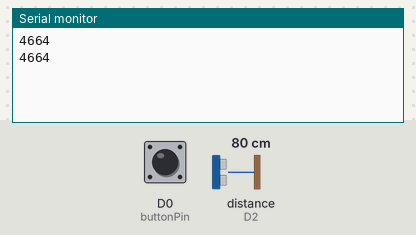
Bench run of a sketch on a simulated Particle Photon. On the bench: the last lines printed to the serial monitor. Wiring (inferred from the names in the program): ultrasonic range finder: trigger D1; echo D2. The inputs (shaded band) are chosen by the test bench; at power-on: distance to the obstacle (sensor on D2) 80 cm, D0 (buttonPin) LOW. The echo pulse lasts 58.3 µs per cm.

Above: at 2.8 s.
2.9 s: distance to the obstacle (sensor on D2) set to 2 cm
At 5.2 s:
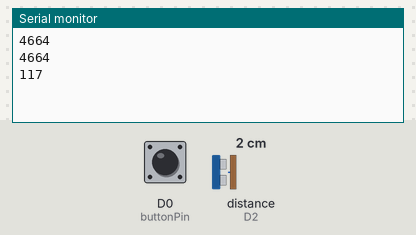
5.6 s: distance to the obstacle (sensor on D2) set to 4 cm
At 6.8 s:
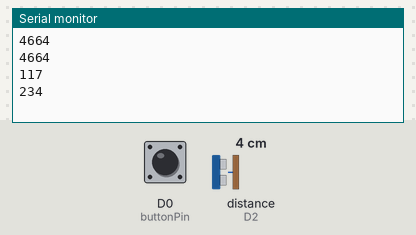
Timing chart, 0 to 8.6 s (numbered marks = the images above; inputs shaded):
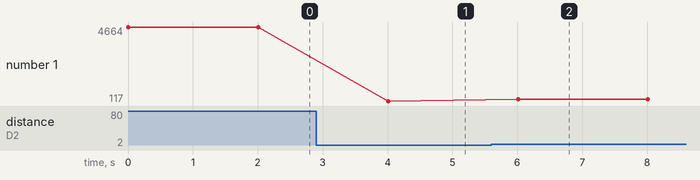

Measured:
- after the input at 2.9 s, the serial monitor: prints a new line after 1.1 s (image 1)
- after the input at 5.6 s, the serial monitor: prints a new line after 0.41 s (image 2)
- plotted number 1: 4664 → 117 after the input at 2.9 s, 117 → 234 after the input at 5.6 s

The sketch:

socialstudy.ino
```cpp
int buttonPin = D0;
int trigPin = D1;
int echoPin = D2;
int minimumRange = 0;

void setup() {
  pinMode(buttonPin, INPUT);
  pinMode(echoPin, INPUT);
  pinMode(trigPin, OUTPUT);
  Serial.begin(9600);
}

void loop() {
  int buttonState = digitalRead(buttonPin);

  if (buttonState == HIGH) {
    Particle.publish("the FCIEMAS Atrium");
    delay(500);
  }

  long duration, inches;


  digitalWrite(trigPin, LOW);
  delayMicroseconds(2);
  digitalWrite(trigPin, HIGH);
  delayMicroseconds(10);
  digitalWrite(trigPin, LOW);


  duration = pulseIn(echoPin, HIGH);

  inches = duration / 74 / 2;

  if (inches < 1 && inches > minimumRange) {
      Particle.publish("Twinnies");
      delayMicroseconds(500);
  }

 Serial.print(duration);
 Serial.println();
 delay(2000);

}
```
